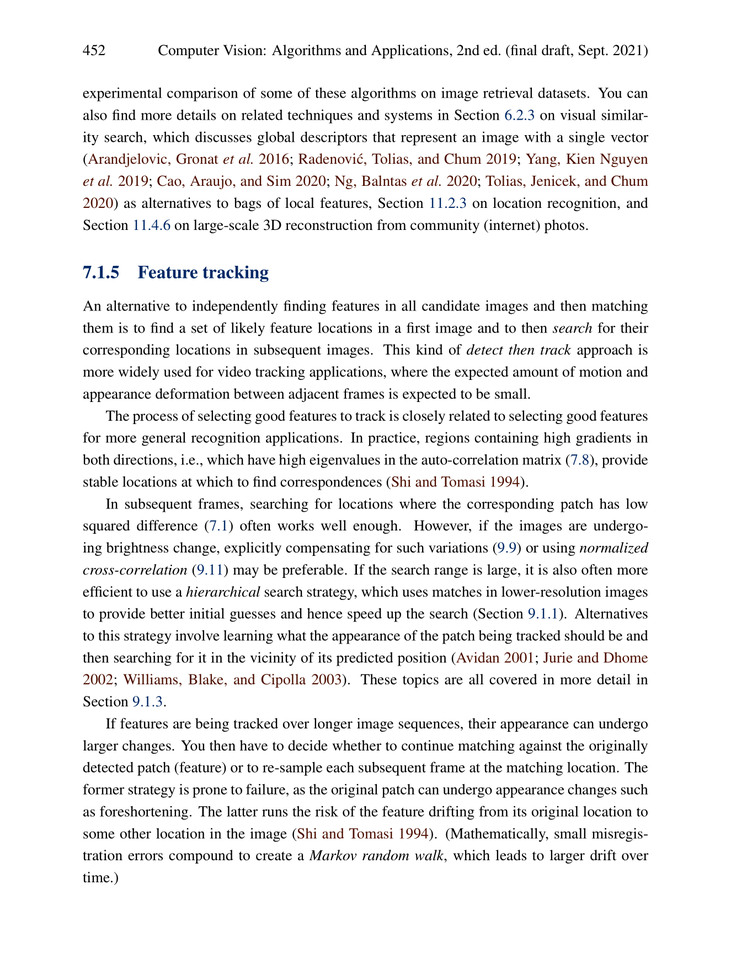
#> input picture Assignment_4/Images/reference_img.png, 731 x 965 px, shrunk from 1325 x 1750 before the run, found by its file name; the run also reads 1 picture not shown here
$ python main.py
#> lines starting #> are read from the running program, lines starting #| are printed output that depends on the picture; after the words box and inside, x2 and y2 are one past the last pixel; in counts of white or black regions, pixels touching at a corner belong together
import numpy as np
import cv2
from matplotlib import pyplot as plt

img = cv2.imread("./images/reference_img.png")
#> img is the input picture: shape (965, 731, 3); mean B, G, R 237.9, 237.9, 238.2

GOOD_MATCH_PERCENT = 0.7
MAX_FEATURES = 10

img1 = cv2.imread('Images/reference_img-1.png', cv2.IMREAD_GRAYSCALE)          # queryImage
#> img1: shape (965, 731); min 0, max 255, mean 238
img2 = cv2.imread('Images/align_this.jpg', cv2.IMREAD_GRAYSCALE) # trainImage

def harris_corner_detection(reference_image):
    gray = cv2.cvtColor(reference_image, cv2.COLOR_BGR2GRAY)

    gray = np.float32(gray)
    dst = cv2.cornerHarris(gray, 2, 3, 0.04)
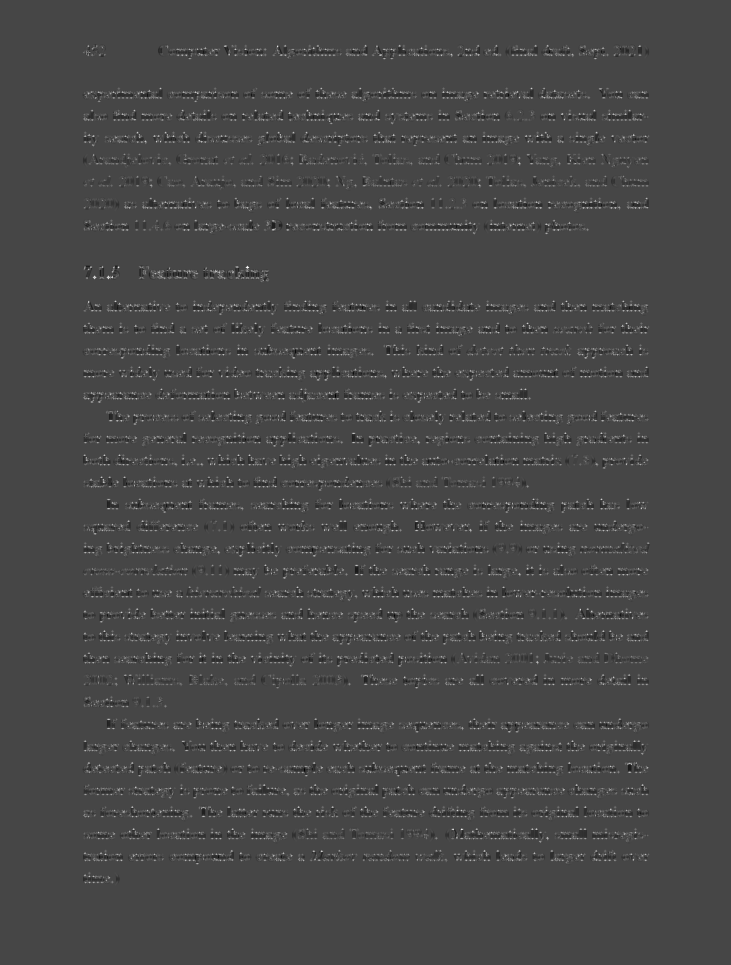
#> dst: shape (965, 731) float32; min -119718608, max 313500000, mean 2750572.2; drawn with min black and max white

    # big corners
    dst = cv2.dilate(dst, None)
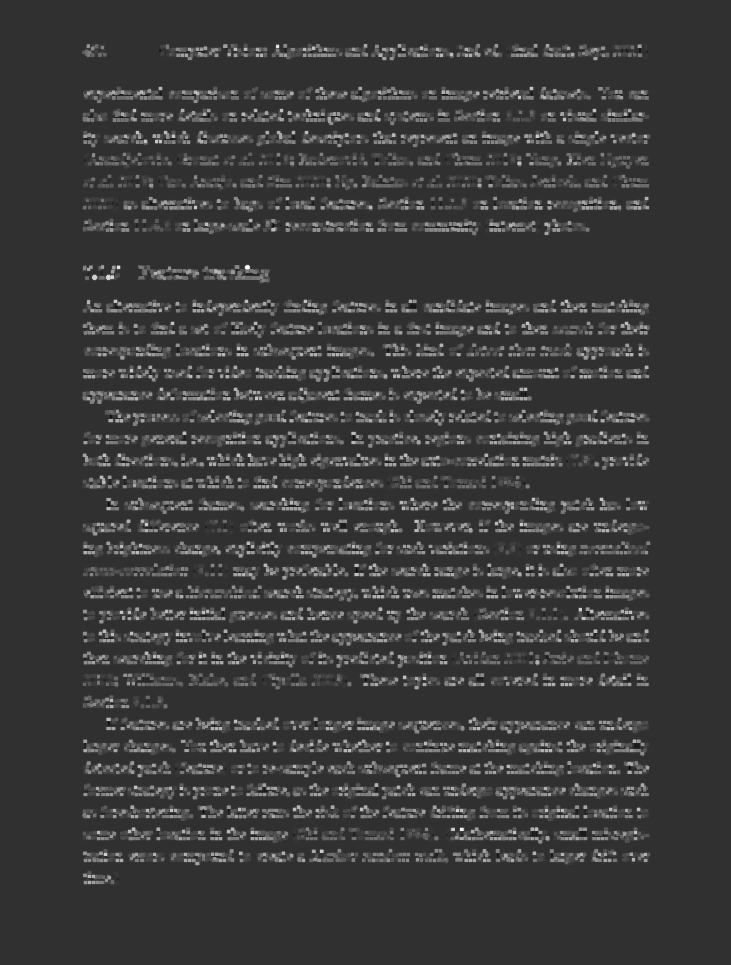
#> dst: shape (965, 731) float32; min -74272368, max 313500000, mean 16985884; drawn with min black and max white

    #threshold
    reference_image[dst > 0.1 * dst.max()] = [0, 0, 255]
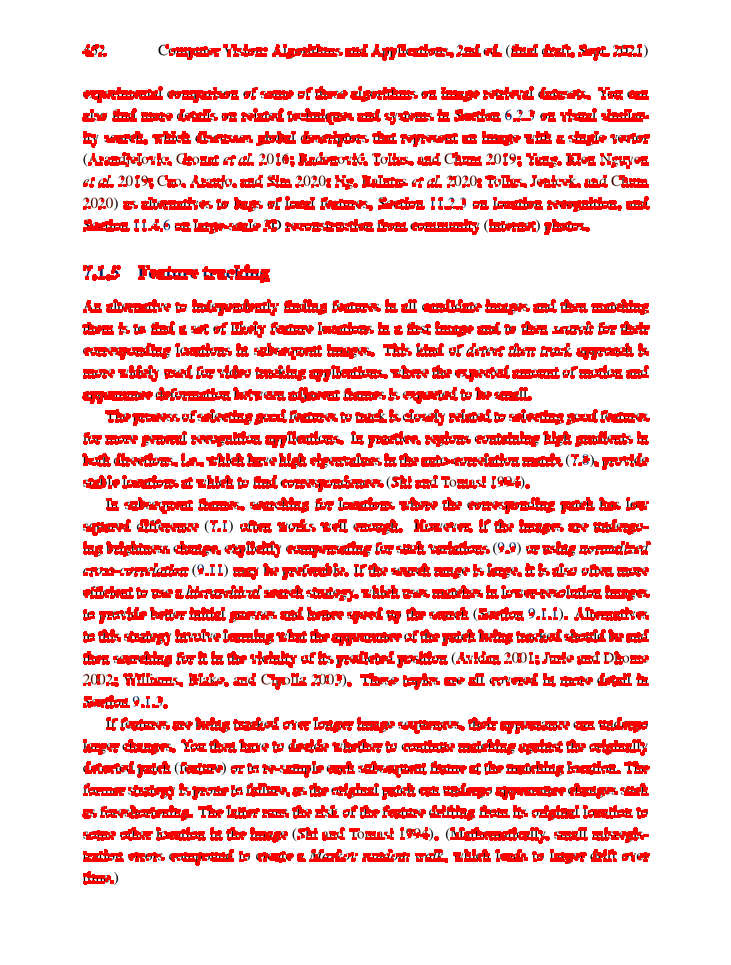
#> reference_image: shape (965, 731, 3); 17.52% of pixels changed, all inside (x1, y1, x2, y2) = (82, 44, 651, 885)

    cv2.imwrite("SavedImages/harris_corner_detection.png", reference_image)

def sift(image_to_align, reference_image, max_features, good_match_precent):

#> called with max_features = 10, good_match_precent = 0.7
    sift = cv2.SIFT_create()

    # find the keypoints and descriptors with SIFT
    kp1, des1 = sift.detectAndCompute(reference_image, None)
#> kp1 = 3963 keypoints; strongest (x, y, size): (94, 277, 1.9), (218, 276, 2.1), (236, 267, 2.1), (158, 276, 2.1)
#> (the run stopped early here; a loop or call above may not have finished)
